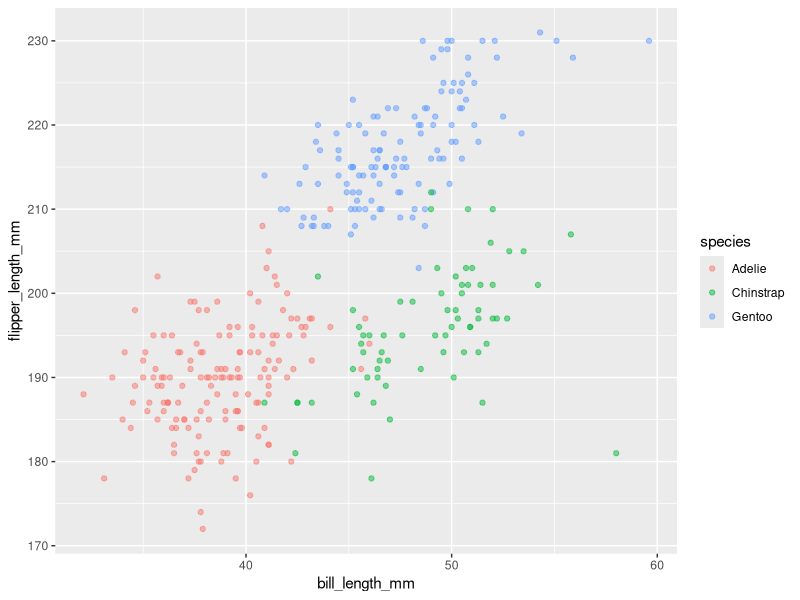
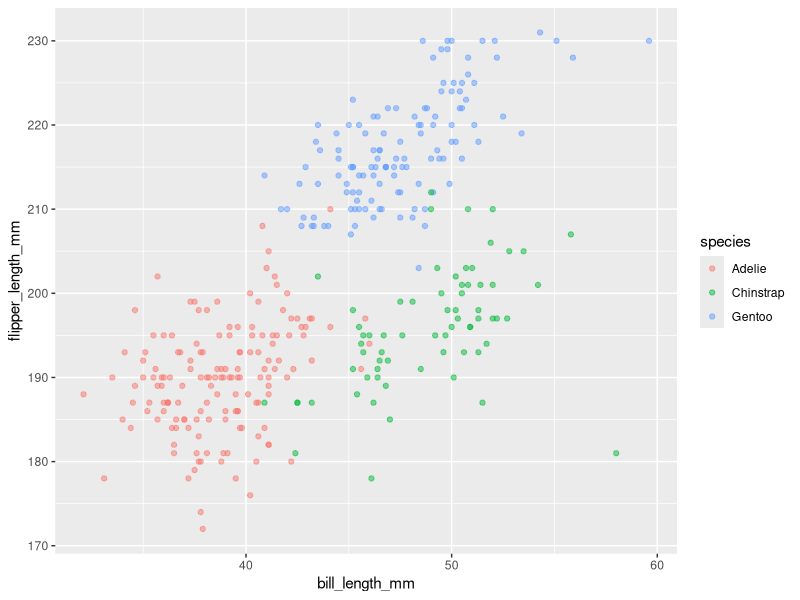

The R source for these figures, in order:
## ---- chunk 1
library(tidyverse) 
library(dplyr)
## ---- chunk 2
set.seed(10)

hw1 = tibble(
    vec_numeric = rnorm(10),
    vec_char = c("My", "name", "is", "Judy", "and", "I", "am", "learning", "data","science"),
    vec_logical = c(TRUE, FALSE, FALSE, FALSE, TRUE, TRUE, FALSE, FALSE, FALSE, FALSE),
    vec_factor = factor(c("low","medium","high","low","medium","high", "low","medium","high", "low"))
  )
## ---- chunk 3
mean(pull(hw1,vec_numeric))
mean(pull(hw1,vec_char))
mean(pull(hw1,vec_logical))
mean(pull(hw1,vec_factor))
## ---- chunk 4
x <- as.numeric(pull(hw1, vec_factor)) ##convert factor into numeric value
mean(x) 
## ---- chunk 5
##Logic variable 
logic <- as.numeric(pull(hw1, vec_logical))
mean(logic) 
## ---- chunk 6
##Character variable 
character <- as.numeric(pull(hw1, vec_char))
mean(character) 
## ---- chunk 7
library(palmerpenguins)

data("penguins", package = "palmerpenguins")

colnames(penguins)
ncol(penguins)
nrow(penguins)
str(penguins)
summary(penguins)

flipper_mean = mean(pull(penguins, flipper_length_mm), na.rm = TRUE)
## ---- chunk 8
p <- ggplot(penguins, aes(x = bill_length_mm, y = flipper_length_mm, color = species)) + geom_point(alpha = 0.5) 

print(p)

ggsave("JF_DSHW1_scatterplot.pdf", height = 10, width = 6)
